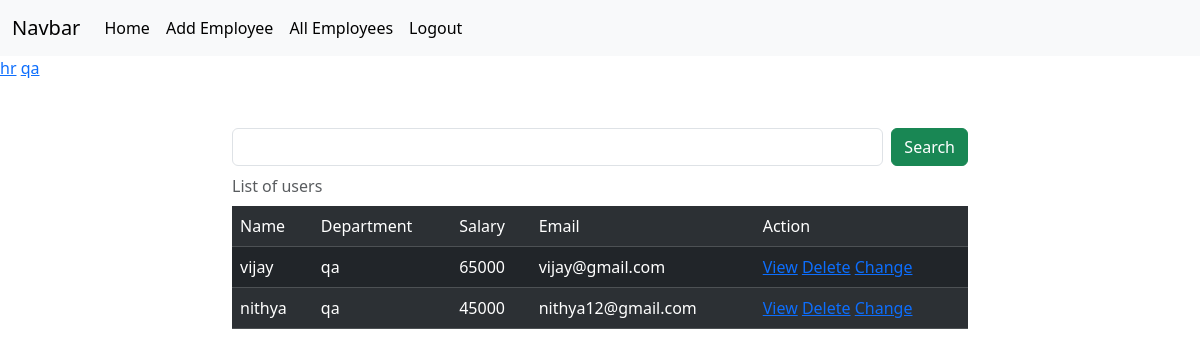
/employees/all/?department=qa (signed in), run on the app's committed database.
### crm/models.py (models this page shows, shortened)
class Employees(models.Model):
    name=models.CharField(max_length=200)
    department=models.CharField(max_length=200)
    salary=models.PositiveIntegerField()
    email=models.EmailField(unique=True)
    contact=models.CharField(max_length=10,null=True)
    age=models.PositiveIntegerField()
    profile_pic=models.ImageField(upload_to="images",null=True,blank=True)
    dob=models.DateField(null=True,blank=True)

### crm/views.py (the view, shortened to what this page needs)
# urls.py: path('employees/all/',views.EmployeesListView.as_view(),name="emp-all"),
@method_decorator(signin_required,name="dispatch")
class EmployeesListView(View):
    def get(self,request,*args,**kwargs):
         qs=Employees.objects.all()
         department=Employees.objects.all().values_list("department",flat=True).distinct()
         print(department)
         if "department" in request.GET:
             dept=request.GET.get("department")
             qs=qs.filter(department__iexact=dept)
         return render(request,"emp_list.html",{"data":qs,"department":department})

### crm/views.py (called while the page is built)
def signin_required(fn):
    def wrapper(request,*args,**kwargs):
        if not request.user.is_authenticated:
            messages.error(request,"invalid session")
            return redirect("signin")
        else:
            return fn(request,*args,**kwargs)
    return wrapper

### crm/templates/emp_list.html (shortened to what this page needs)
{%extends 'base.html'%}
{%block body_block%}
<div>
{%for dep in department%}
<a href="{%url 'emp-all'%}?department={{dep}}">{{dep}}</a>
{%endfor%}
</div>
<div class="container mt-5">
  <div class="row">
    <div class="col-2"></div>
    <div class="col-8">
       <form action="" method="post">
      <div class="d-flex">
        <input type="text" name="box" class="form-control me-2">
        <button type="submit" class="btn btn-success">Search</button>
      </div>
       </form>
    </div>
    <div class="col-2"></div>
  </div>
</div>
    <div class="container">
      <div class="row">
        <div class="col-2">
        </div>
        <div class="col-8">
          <table class="table table-dark table-striped caption-top">
            <caption>List of users</caption>
            <tr>
              <td>Name</td>
              <td>Department</td>
              <td>Salary</td>
              <td>Email</td>
              <td>Action</td>
            </tr>
            {%for emp in data%}
            <tr>
              <td>{{emp.name}}</td>
              <td>{{emp.department}}</td>
              <td>{{emp.salary}}</td>
              <td>{{emp.email}}</td>
              <td>
                <a href="{%url 'emp-details' emp.id%}">View</a>
                <a href="{%url 'emp-delete' emp.id%}">Delete</a>
                <a href="{%url 'emp-edit' emp.id%}">Change</a>
              </td>
            </tr>
            {%endfor%}
          </table>
        </div>
        <div class="col-2"></div>
      </div>
    </div>
{%endblock%}

### data on the page
Employees: name "vijay", department "qa", salary "65000", email "vijay@gmail.com"
Employees: name "nithya", department "qa", salary "45000", email "nithya12@gmail.com"

### other printed values
{{ dep }} "hr" "qa"
